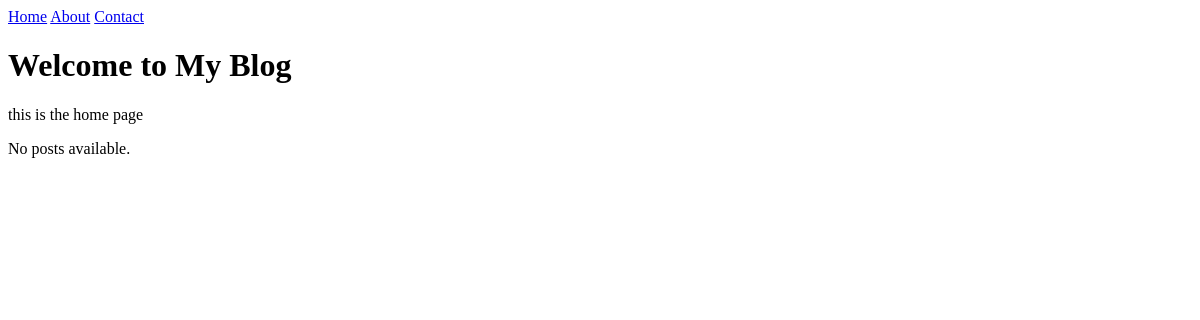
Before: / with the older database file.
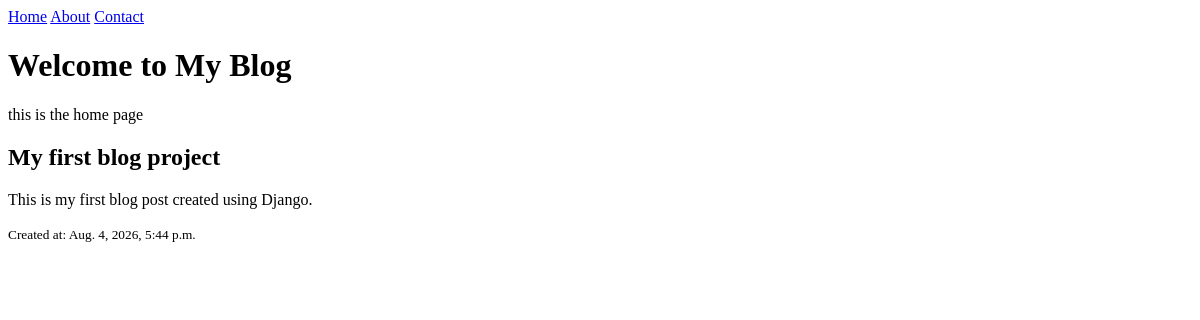
After: the same page with the newer database file.
### blog/models.py (models this page shows, shortened)
class Post(models.Model):
    title = models.CharField(max_length=200)
    content = models.TextField()
    created_at = models.DateTimeField(auto_now_add=True)
    updated_at = models.DateTimeField(auto_now=True)

### blog/views.py (the view)
# urls.py: path("", views.home, name="home"),
def home(request):
    posts = Post.objects.all()  # Fetch all posts from the database
    context = {
        "posts": posts,
    }
    return render(request, "blog/home.html", context)

### blog/templates/blog/home.html (shortened to what this page needs)
{% extends 'blog/base.html' %}
{% block content %}
    <h1>Welcome to My Blog</h1>
    <p>this is the home page</p>
    {% for post in posts %}
        <div>
            <h2>{{ post.title }}</h2>
            <p>{{ post.content }}</p>
            <small>Created at: {{ post.created_at }}</small>
        </div>
    {% empty %}
        <p>No posts available.</p>
    {% endfor %}
{% endblock %}

### blog/templates/blog/base.html (shortened to what this page needs)
<!DOCTYPE html>
<html lang="en">
<head>
</head>
<body>
    {% include 'blog/navbar.html' %}
    {% block content %}
    {% endblock %}
</body>
</html>

### blog/templates/blog/navbar.html
<nav>
    <a href="{% url 'home' %}">Home</a>
    <a href="{% url 'about' %}">About</a>
    <a href="{% url 'contact' %}">Contact</a>
</nav>

Changed rows visible on the page:
added Post: title "My first blog project", content "This is my first blog post created using Django.", created_at "Aug. 4, 2026, 5:44 p.m."
Other visible differences:
text no longer shown: "No posts available."
